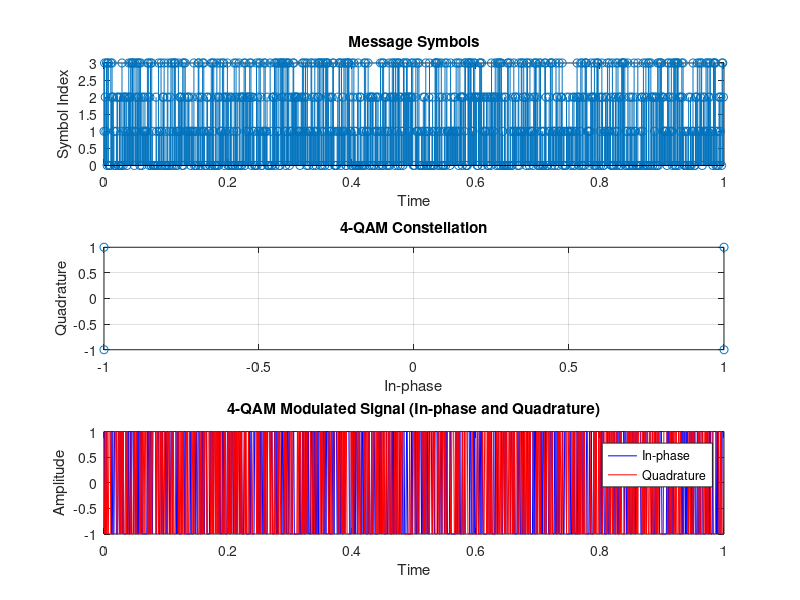

This figure's MATLAB source: (Note: this script raises an error after producing the figure.)
% Parameters
fs = 1000;           % Sampling frequency
fc = 50;             % Carrier frequency
M = 4;               % Number of symbols
Am = 1;              % Modulation depth
t = 0:1/fs:1-1/fs;   % Time vector
message_symbols = randi([0 M-1], 1, length(t)); % Random symbol sequence

% Constellation mapping for 4-QAM
constellation = [1+1i, -1+1i, -1-1i, 1-1i];

% QAM modulation
qam_modulated_signal = constellation(message_symbols + 1);

% Plotting
subplot(3,1,1);
stem(t, message_symbols);
title('Message Symbols');
xlabel('Time');
ylabel('Symbol Index');

subplot(3,1,2);
plot(real(constellation), imag(constellation), 'o');
title('4-QAM Constellation');
xlabel('In-phase');
ylabel('Quadrature');
grid on;

subplot(3,1,3);
plot(t, real(qam_modulated_signal), 'b', t, imag(qam_modulated_signal), 'r');
title('4-QAM Modulated Signal (In-phase and Quadrature)');
xlabel('Time');
ylabel('Amplitude');
legend('In-phase', 'Quadrature');

% Display the plots
sgtitle('4-QAM Modulation Example');



